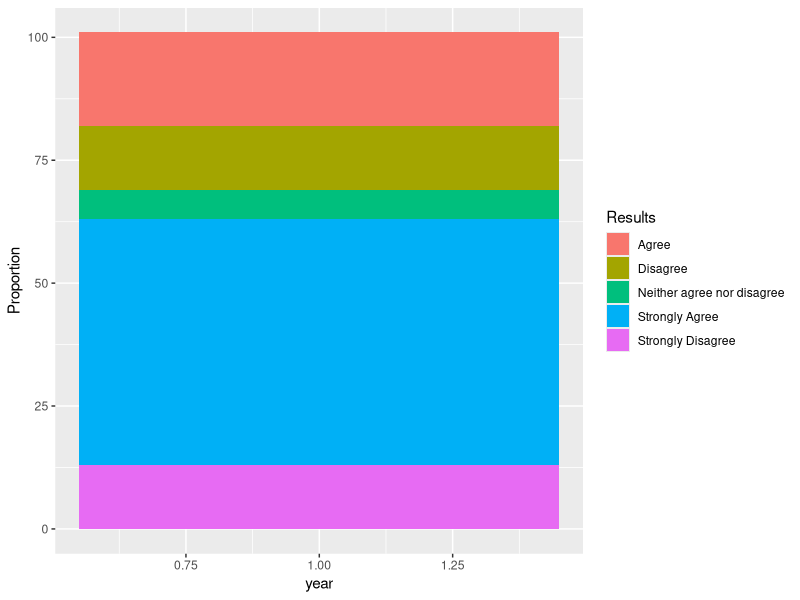
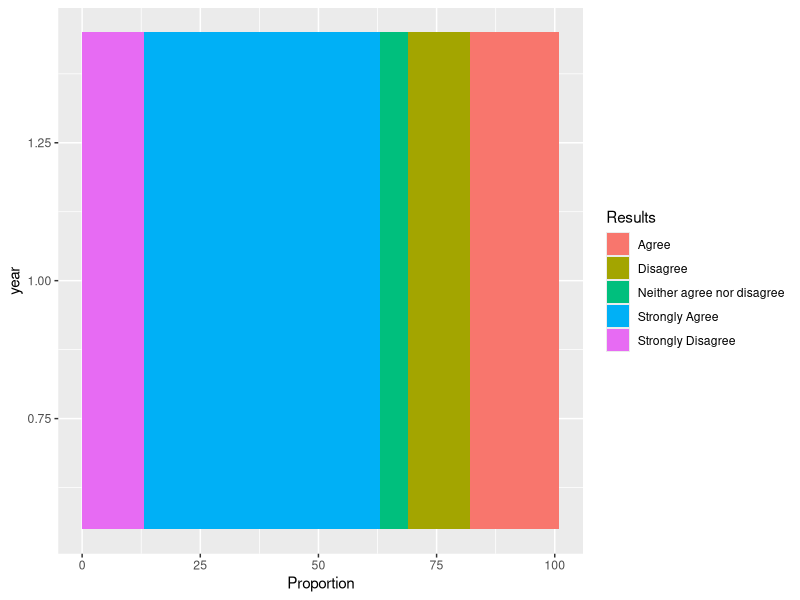
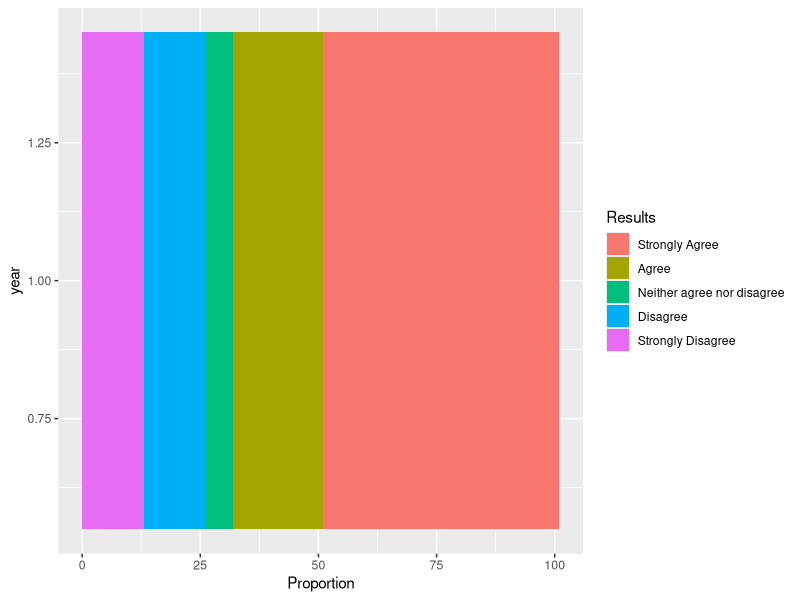
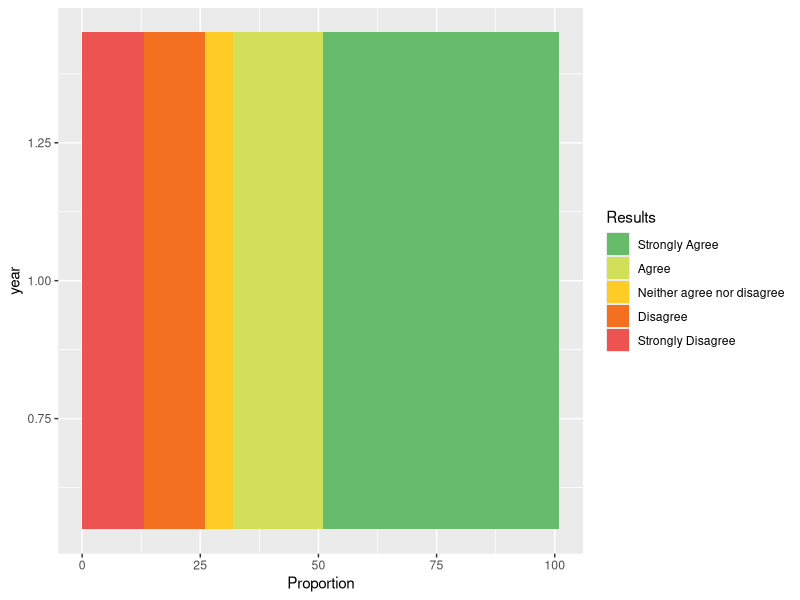
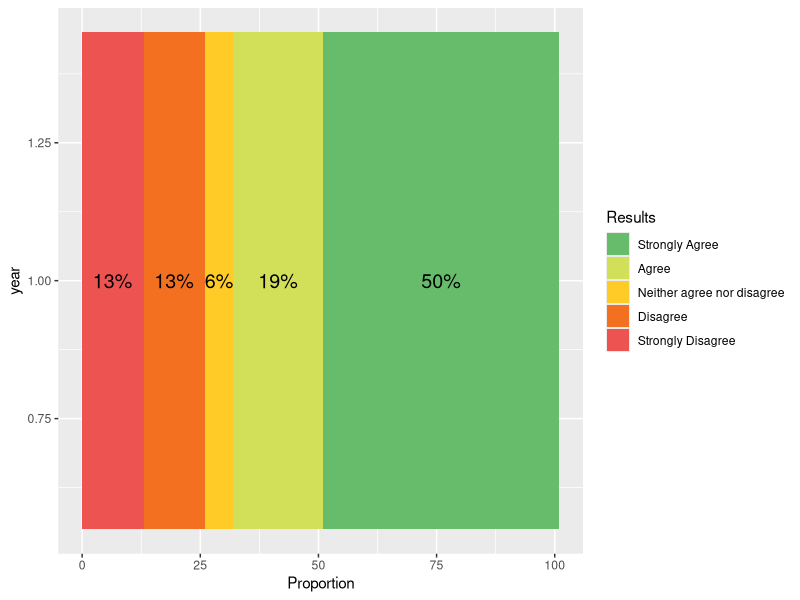
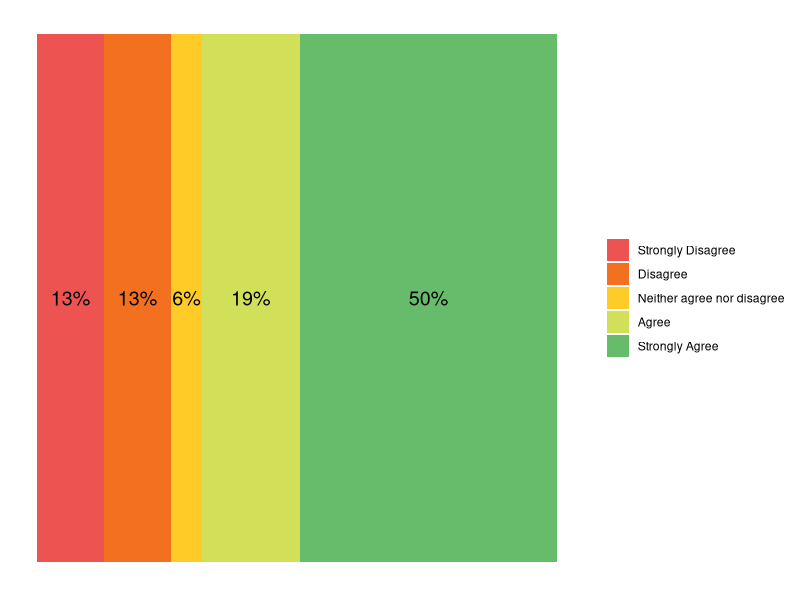

Reproduce these figures in R, in order.
## ---- chunk 1
knitr::opts_chunk$set(echo = TRUE)
## ---- chunk 2
library(ggplot2)
library(patchwork)
library(dplyr) # To use a little trick
## ---- chunk 3
 df <- data.frame(Results = c("Strongly Agree","Agree", "Neither agree nor disagree", "Disagree","Strongly Disagree"),
                       Proportion = c(50,19,6,13,13))

df <- df %>%  mutate(year=1) # This is little trick as I mentioned before. We add dummy variable like "year" as i used.
## ---- chunk 4
ggplot(df, aes(x = year , y = Proportion, fill = Results)) + geom_col()
## ---- chunk 5
ggplot(df, aes(x = year , y = Proportion, fill = Results)) + 
        geom_col()+
        coord_flip()
## ---- chunk 6
df$Results <- factor(df$Results, levels = c("Strongly Agree","Agree", "Neither agree nor disagree",
                                            "Disagree","Strongly Disagree"))

ggplot(df, aes(x = year , y = Proportion, fill = Results)) + 
        geom_col()+
        coord_flip()
## ---- chunk 7

ggplot(df, aes(x = year , y = Proportion, fill = Results)) + 
        geom_col()+
        scale_fill_manual(values = c("#67bc6b","#d2e059","#ffcb27","#f37021","#ed5351"))+
       coord_flip()  


## ---- chunk 8

ggplot(df, aes(x = year , y = Proportion, fill = Results)) + 
        geom_col()+
        geom_text(aes(label = paste0(Proportion, "%")), # Add labels "%" 
                      position = position_stack(vjust = 0.5), # Position each label center of each part.
                      size = 5)+ # Size of labels
        scale_fill_manual(values = c("#67bc6b","#d2e059","#ffcb27","#f37021","#ed5351"))+
        coord_flip() 

## ---- chunk 9
ggplot(df, aes(x = year , y = Proportion, fill = Results)) + 
        geom_col()+
        geom_text(aes(label = paste0(Proportion, "%")),
                      position = position_stack(vjust = 0.5), 
                      size = 5)+ 
        scale_fill_manual(values = c("#67bc6b","#d2e059","#ffcb27","#f37021","#ed5351"))+
        coord_flip()+ 
        theme(legend.position = "right",
              panel.grid.major = element_blank(), #Remove graphs grids, borders and background 
              panel.grid.minor = element_blank(),
              panel.border = element_blank(),
              panel.background = element_blank(), 
              axis.title = element_blank(), #Remove title, ticks and text parts
              axis.ticks = element_blank(),
              axis.text = element_blank(),
              legend.title = element_blank())+ #Remove title of legend
              guides(fill = guide_legend(reverse=TRUE)) # Reverse legend order as it shows in report.

